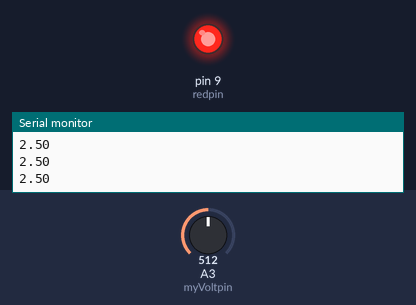
Recording of a sketch running on a simulated Arduino Uno, built with avr-gcc and run on an emulated ATmega328P. On the bench: output pins drawn as LEDs (lit = HIGH), the last lines printed to the serial monitor. The test bench sets the inputs (shaded band); at power-on: A3 (myVoltpin) = 512.

Above: at 1.2 s.
1.3 s: A3 (myVoltpin) set to 603
2.8 s: A3 (myVoltpin) set to 630
At 4.2 s:
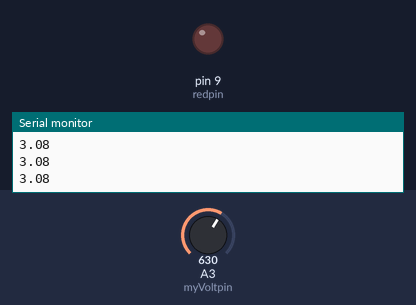
4.5 s: A3 (myVoltpin) set to 511
At 5.7 s:
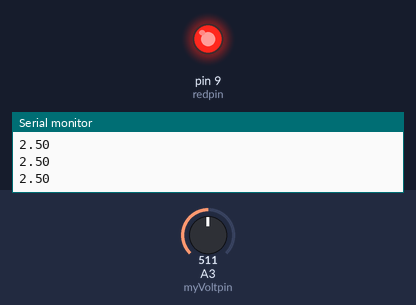
6.0 s: A3 (myVoltpin) set to 423
7.5 s: A3 (myVoltpin) set to 397
At 8.2 s:
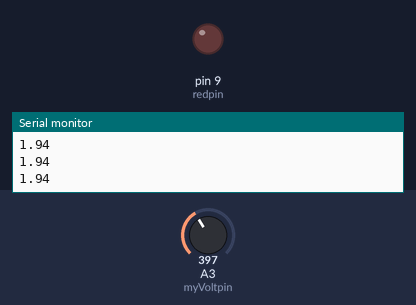
Timing chart, 0 to 10.0 s (numbered marks = the images above; inputs shaded):
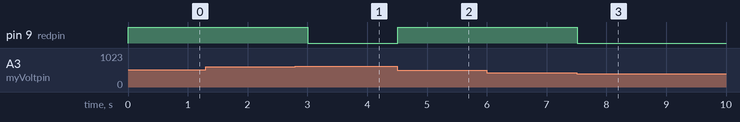

The sketch:

arduino_if_statements.ino
```cpp
int myVoltpin = A3;
int readVal;
float V2;
int delayT = 250;
int redpin = 9;


void setup() {
  Serial.begin(9600);
  pinMode(myVoltpin,INPUT);
  pinMode(redpin,OUTPUT);
  // put your setup code here, to run once:
}

void loop() {
  readVal = analogRead(myVoltpin);
  V2 = (5./1023.)*readVal;
  Serial.println(V2);
  if (V2>2.0 && V2<3.0){
    digitalWrite(redpin,HIGH);
  }
  if (V2<2.0 || V2>3.0){
    digitalWrite(redpin,LOW);
  }
  delay(delayT);
  // put your main code here, to run repeatedly:

}
```

Measured:
- the behaviour switches between 613 and 614 on A3 (myVoltpin) (found by bisection; images 0 and 1)
- the behaviour switches between 410 and 409 on A3 (myVoltpin) (found by bisection; images 2 and 3)
- after the input at 2.8 s, pin 9 (redpin): HIGH → LOW after 0.21 s
- after the input at 4.5 s, pin 9 (redpin): LOW → HIGH at once
- after the input at 7.5 s, pin 9 (redpin): HIGH → LOW at once
